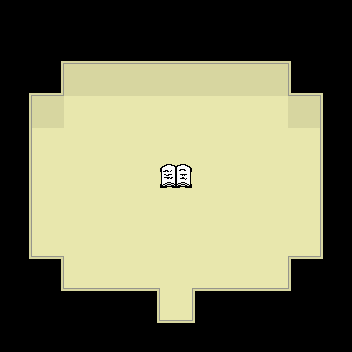

This is a level from a 2D game, rendered from its Tiled map with the project's own tilesets. A one-line summary and the complete map file follow:
An orthogonal 11x11 tile map with 32x32 px tiles, 3 tile layers (Base Layer, Ground Layer, Upper Layer) and 3 objects (Entrance, Exit, PlayerSpawn).

<map version="1.0" tiledversion="1.0.3" orientation="orthogonal" renderorder="right-down" width="11" height="11" tilewidth="32" tileheight="32" nextobjectid="5">
 <tileset firstgid="1" source="PlayerHouse.tsx" />
 <layer name="Base Layer" width="11" height="11">
  <data encoding="csv">
5,5,5,5,5,5,5,5,5,5,5,
5,34,35,35,35,35,35,35,35,36,5,
34,27,46,46,46,46,46,46,46,26,36,
56,46,57,57,57,57,57,57,57,46,58,
56,57,57,57,57,57,57,57,57,57,58,
56,57,57,57,57,57,57,57,57,57,58,
56,57,57,57,57,57,57,57,57,57,58,
56,57,57,57,57,57,57,57,57,57,58,
5,57,57,57,57,57,57,57,57,57,5,
5,5,57,57,57,57,57,57,57,5,5,
5,5,5,5,5,57,5,5,5,5,5
</data>
 </layer>
 <layer name="Ground Layer" width="11" height="11">
  <data encoding="csv">
0,0,0,0,0,0,0,0,0,0,0,
0,0,0,0,0,0,0,0,0,0,0,
0,0,0,0,0,0,0,0,0,0,0,
0,0,0,0,0,0,0,0,0,0,0,
0,0,0,0,0,0,0,0,0,0,0,
0,0,0,0,0,4,0,0,0,0,0,
0,0,0,0,0,0,0,0,0,0,0,
0,0,0,0,0,0,0,0,0,0,0,
0,0,0,0,0,0,0,0,0,0,0,
0,0,0,0,0,0,0,0,0,0,0,
0,0,0,0,0,0,0,0,0,0,0
</data>
 </layer>
 <layer name="Upper Layer" width="11" height="11">
  <data encoding="csv">
0,0,0,0,0,0,0,0,0,0,0,
0,0,0,0,0,0,0,0,0,0,0,
0,0,0,0,0,0,0,0,0,0,0,
0,0,0,0,0,0,0,0,0,0,0,
0,0,0,0,0,0,0,0,0,0,0,
0,0,0,0,0,0,0,0,0,0,0,
0,0,0,0,0,0,0,0,0,0,0,
0,0,0,0,0,0,0,0,0,0,0,
67,16,0,0,0,0,0,0,0,15,69,
0,67,68,68,16,0,15,68,68,69,0,
0,0,0,0,67,68,69,0,0,0,0
</data>
 </layer>
 <objectgroup name="Travel Layer">
  <object id="1" name="Entrance" x="170.333" y="295.167" width="11.8333" height="11.3333">
   <properties>
    <property name="Entrance" value="NearWilds" />
   </properties>
  </object>
  <object id="2" name="Exit" x="169.167" y="341.834" width="12.5" height="9">
   <properties>
    <property name="Exit" value="NearWilds" />
   </properties>
  </object>
 </objectgroup>
 <objectgroup name="Character Layer">
  <object id="4" name="PlayerSpawn" x="204.5" y="176.333" width="8" height="5.33333" />
 </objectgroup>
</map>
